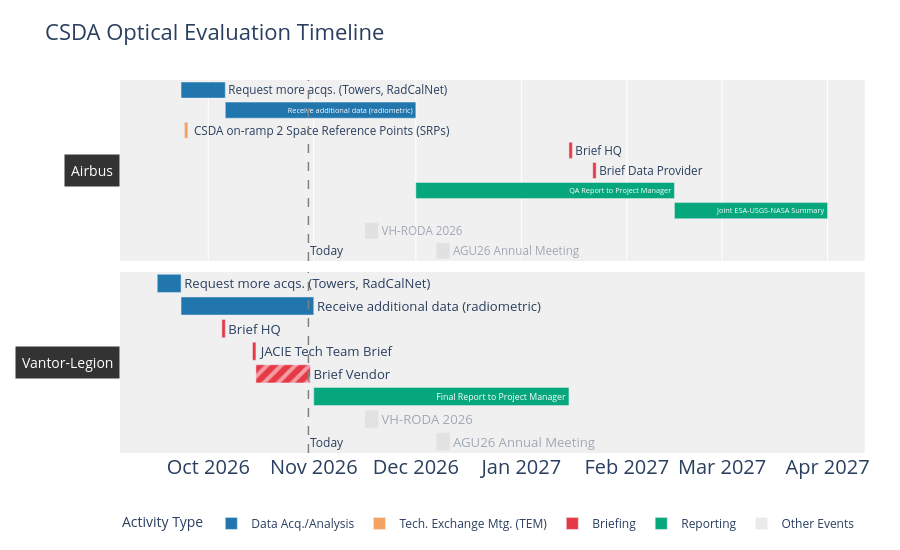

Notebook code for this chart:
### Code cell
# ── Other Events (appears in every evaluation panel) ─────────────────────────
other_events = [
    dict(Evaluation=ev, Task='VH-RODA 2026',
         Start='2026-11-16', Finish='2026-11-20', Type='Other Events',
         Notes='VH-RODA 2026 | Frascati, Italy',
         flag=None)
    for ev in evaluations_list
] + [
    dict(Evaluation=ev, Task='AGU26 Annual Meeting',
         Start='2026-12-07', Finish='2026-12-11', Type='Other Events',
         Notes='AGU26 Annual Meeting | Moscone Center, San Francisco, CA',
         flag=None)
    for ev in evaluations_list
]

tasks = [

    
    # ── Airbus ────────────────────────────────────────────────────────────────
    dict(Evaluation='Airbus', Task=' CSDA on-ramp 2 Space Reference Points (SRPs)',
     Start='2026-09-24', Finish='2026-09-24', Type='Tech. Exchange Mtg. (TEM)',
     Notes='3:00–4:30 PM | MS Teams | Airbus & CSDA TEM: sensor capabilities, cal/val, '
           'product offerings, file naming, metadata standards, spectral response, '
           'geolocation accuracy. Materials handled as CUI.',
     flag=None),
    dict(Evaluation='Airbus', Task='Request more acqs. (Towers, RadCalNet)',
         Start='2026-09-23', Finish='2026-10-06', Type='Data Acq./Analysis', flag=None,
         Notes='Request to data management for additional radiometric QA data; target finish (fine tune) 10/6/26'),
    dict(Evaluation='Airbus', Task='Receive additional data (radiometric)',
         Start='2026-10-06', Finish='2026-12-01', Type='Data Acq./Analysis', flag=None,
         Notes='Estimated receipt by 12/1/26'),
    dict(Evaluation='Airbus', Task='Brief HQ',
         Start='2027-01-15', Finish='2027-01-15', Type='Briefing', flag=None,
         Notes='Brief HQ 1/15/27'),
    dict(Evaluation='Airbus', Task='Brief Data Provider',
         Start='2027-01-22', Finish='2027-01-22', Type='Briefing', flag=None,
         Notes='Brief Airbus 1/22/27'),
    dict(Evaluation='Airbus', Task='QA Report to Project Manager',
         Start='2026-12-01', Finish='2027-02-15', Type='Reporting', flag=None,
         Notes='Quality Assessment Report to Project Manager; estimated 2/15/27'),
    dict(Evaluation='Airbus', Task='Joint ESA-USGS-NASA Summary',
         Start='2027-02-15', Finish='2027-04-01', Type='Reporting', flag=None,
         Notes='Target 4/1/27'),

    # ── Vantor-Legion ─────────────────────────────────────────────────────────
    dict(Evaluation='Vantor-Legion', Task='JACIE Tech Team Brief',
     Start='2026-10-14', Finish='2026-10-14', Type='Briefing', flag=None,
     Notes='NASA briefs Legion results at JACIE Tech Team virtual meeting (10/14/26)'),
    
    dict(Evaluation='Vantor-Legion', Task='Request more acqs. (Towers, RadCalNet)',
         Start='2026-09-16', Finish='2026-09-23', Type='Data Acq./Analysis', flag=None,
         Notes='Started 9/16/26; target finish 9/23/26'),
    dict(Evaluation='Vantor-Legion', Task='Receive additional data (radiometric)',
         Start='2026-09-23', Finish='2026-11-01', Type='Data Acq./Analysis', flag=None,
         Notes='Estimated receipt by 11/1/26'),
    dict(Evaluation='Vantor-Legion', Task='Brief HQ',
         Start='2026-10-05', Finish='2026-10-05', Type='Briefing', flag=None,
         Notes='Delayed due to data delays, vacations, and HQ availability. Invite Chris Neigh.'),
    dict(Evaluation='Vantor-Legion', Task='Brief Vendor',
         Start='2026-10-15', Finish='2026-10-31', Type='Briefing', flag='pending',
         Notes='Fritz to coordinate timing with Amy'),
    dict(Evaluation='Vantor-Legion', Task='Final Report to Project Manager',
         Start='2026-11-01', Finish='2027-01-15', Type='Reporting', flag=None,
         Notes='Estimated delivery 1/15/27'),
]

# ── Append other events ───────────────────────────────────────────────────────

tasks += other_events

df = pd.DataFrame(tasks)

# ── Datetime conversion ───────────────────────────────────────────────────────
df['Start']  = pd.to_datetime(df['Start'])
df['Finish'] = pd.to_datetime(df['Finish'])

# ── Make same-day entries visible ─────────────────────────────────────────────
mask = df['Start'] == df['Finish']
df.loc[mask, 'Finish'] = df.loc[mask, 'Start'] + pd.Timedelta(days=1)

# ── Pre-formatted date strings for hover ──────────────────────────────────────
df['Start_str']  = df['Start'].dt.strftime('%b %d, %Y')
df['Finish_str'] = df['Finish'].dt.strftime('%b %d, %Y')

df['Label']      = df['Evaluation'] + ' | ' + df['Task']
df['Evaluation'] = pd.Categorical(df['Evaluation'],
                                   categories=evaluations_list, ordered=True)

type_order = ['Data Acq./Analysis', 'Tech. Exchange Mtg. (TEM)', 'Briefing', 'Reporting', 'Other Events']
df['Type'] = pd.Categorical(df['Type'], categories=type_order, ordered=True)
df = df.sort_values(['Evaluation', 'Type', 'Start']).reset_index(drop=True)

# ── Color map ─────────────────────────────────────────────────────────────────
color_map = {
    'Data Acq./Analysis': '#457B9D',
    'Briefing':        '#E63946',
    'Reporting':       '#2A9D8F',
    'Other Events':    '#CCCCCC',
}
color_map = {
    'Data Acq./Analysis':        '#2176AE',   # cerulean blue     (~205° split-complement of red)
    'Tech. Exchange Mtg. (TEM)': '#F4A261',   # warm sandy orange (~30°  analogous to red, desaturated)
    'Briefing':                  '#E63946',   # red               (~355° anchor — unchanged)
    'Reporting':                 '#06A77D',   # emerald teal      (~165° split-complement of red)
    'Other Events':              '#CCCCCC',   # neutral gray      (unchanged)
}

# ── Plot ──────────────────────────────────────────────────────────────────────
fig = px.timeline(
    df,
    x_start    = 'Start',
    x_end      = 'Finish',
    y          = 'Task',
    color      = 'Type',
    facet_row  = 'Evaluation',
    text       = 'Task',
    color_discrete_map = color_map,
    title      = 'CSDA Optical Evaluation Timeline',
    hover_data = {
        'Task':       True,
        'Start':      False,
        'Finish':     False,
        'Start_str':  True,
        'Finish_str': True,
        'Type':       True,
        'Notes':      True,
        'flag':       False,    # ← used for pattern logic, not shown
        'Evaluation': False,
    },
    labels         = {'Task': '', 'Type': 'Activity Type'},
    category_orders = {'Type': type_order},
)

# ── Build yaxis → Evaluation mapping from facet layout ───────────────────────
# yaxis_to_eval = {}
# for i, ev in enumerate(evaluations_list):
#     key = 'y' if i == 0 else f'y{i + 1}'
#     yaxis_to_eval[key] = ev

# ── Dynamic version: Plotly assigns y-axes bottom-to-top, so reverse the list ─
yaxis_keys = ['y'] + [f'y{i+1}' for i in range(1, len(evaluations_list))]
yaxis_to_eval = dict(zip(yaxis_keys, reversed(evaluations_list)))
print(yaxis_to_eval)   # verify before using

# ── Apply diagonal hatch to 'pending' bars ────────────────────────────────────
for trace in fig.data:
    if trace.name == 'Other Events':
        trace.update(opacity=0.4)
        continue

    # ── Identify which Evaluation this trace belongs to ───────────────────────
    eval_name  = yaxis_to_eval.get(trace.yaxis, None)
    task_names = list(trace.y)
    patterns   = []

    for task in task_names:
        # ── Match on BOTH Task AND Evaluation to avoid cross-eval collisions ──
        match = df[(df['Task'] == task) & (df['Evaluation'] == eval_name)]

        if not match.empty and match.iloc[0]['flag'] == 'pending':
            patterns.append('/')
        else:
            patterns.append('')

    trace.update(
        marker = dict(
            pattern = dict(
                shape    = patterns,
                solidity = 0.4,
                fgcolor  = 'white',
            )
        )
    )

# ── Custom hover template ─────────────────────────────────────────────────────
fig.update_traces(
    hovertemplate = (
        '<b>%{y}</b><br>'
        'Start:  %{base|%b %d, %Y}<br>'
        'Finish: %{x|%b %d, %Y}<br>'
        'Type:   %{customdata[0]}<br>'
        '<i>%{customdata[1]}</i>'
        '<extra></extra>'
    ),
    textposition     = 'inside',
    insidetextanchor = 'middle',
    textfont         = dict(size=14, color='white'),
    selector         = dict(name__ne='Other Events'),  # ← don't override Other Events text
)

# ── Facet labels on left ──────────────────────────────────────────────────────
fig.for_each_annotation(lambda a: a.update(
    text      = a.text.split("=")[-1],
    font      = dict(size=14, color='white'),
    textangle = 0,
    bgcolor   = '#333333',
    borderpad = 6,
    x         = 0,
    xanchor   = 'right',
    xref      = 'paper',
))

fig.update_yaxes(
    autorange      = 'reversed',
    matches        = None,
    showticklabels = False,
)

# ── Today line ────────────────────────────────────────────────────────────────
today_ms = pd.Timestamp.today().value / 1e6
fig.add_vline(
    x                    = today_ms,
    line_dash            = 'dash',
    line_color           = 'gray',
    line_width           = 1.5,
    annotation_text      = 'Today',
    annotation_position  = 'bottom right',
    annotation_font_size = 12,
)

fig.update_layout(
    height       = 200 * len(evaluations_list) + 150,
    xaxis_title  = '',
    yaxis_title  = '',
    font         = dict(size=16),
    legend       = dict(orientation='h', y=-0.15, font=dict(size=12)),
    plot_bgcolor = '#f0f0f0',
    xaxis        = dict(
        showgrid    = True,
        gridcolor   = '#eeeeee',
        tickformat  = '%b %Y',
        dtick       = 'M1',
        tickfont    = dict(size=20),
    ),
    margin = dict(l=120, r=20, t=80, b=60),
)

fig.show()

### Figure 1 — Plotly figure (JSON) as saved in the notebook; plotly's stock layout.template omitted (floating-point values rounded to 4 significant figures)
{"data": [{"base": ["2026-09-23T00:00:00.000000000", "2026-10-06T00:00:00.000000000"], "customdata": [["Sep 23, 2026", "Oct 06, 2026", "Data Acq./Analysis", "Request to data management for additional radiometric QA data; target finish (fine tune) 10/6/26", null, "Airbus"], ["Oct 06, 2026", "Dec 01, 2026", "Data Acq./Analysis", "Estimated receipt by 12/1/26", null, "Airbus"]], "hovertemplate": "Activity Type=%{customdata[2]}<br>=%{text}<br>Start_str=%{customdata[0]}<br>Finish_str=%{customdata[1]}<br>Notes=%{customdata[3]}<extra></extra>", "legendgroup": "Data Acq./Analysis", "marker": {"color": "#2176AE", "pattern": {"fgcolor": "white", "shape": ["", ""], "solidity": 0.4}}, "name": "Data Acq./Analysis", "orientation": "h", "showlegend": true, "text": ["Request more acqs. (Towers, RadCalNet)", "Receive additional data (radiometric)"], "textposition": "auto", "type": "bar", "x": [1123200000, 4838400000], "xaxis": "x2", "y": ["Request more acqs. (Towers, RadCalNet)", "Receive additional data (radiometric)"], "yaxis": "y2"}, {"base": ["2026-09-16T00:00:00.000000000", "2026-09-23T00:00:00.000000000"], "customdata": [["Sep 16, 2026", "Sep 23, 2026", "Data Acq./Analysis", "Started 9/16/26; target finish 9/23/26", null, "Vantor-Legion"], ["Sep 23, 2026", "Nov 01, 2026", "Data Acq./Analysis", "Estimated receipt by 11/1/26", null, "Vantor-Legion"]], "hovertemplate": "Activity Type=%{customdata[2]}<br>=%{text}<br>Start_str=%{customdata[0]}<br>Finish_str=%{customdata[1]}<br>Notes=%{customdata[3]}<extra></extra>", "legendgroup": "Data Acq./Analysis", "marker": {"color": "#2176AE", "pattern": {"fgcolor": "white", "shape": ["", ""], "solidity": 0.4}}, "name": "Data Acq./Analysis", "orientation": "h", "showlegend": false, "text": ["Request more acqs. (Towers, RadCalNet)", "Receive additional data (radiometric)"], "textposition": "auto", "type": "bar", "x": [604800000, 3369600000], "xaxis": "x", "y": ["Request more acqs. (Towers, RadCalNet)", "Receive additional data (radiometric)"], "yaxis": "y"}, {"base": ["2026-09-24T00:00:00.000000000"], "customdata": [["Sep 24, 2026", "Sep 25, 2026", "Tech. Exchange Mtg. (TEM)", "3:00–4:30 PM | MS Teams | Airbus & CSDA TEM: sensor capabilities, cal/val, product offerings, file naming, metadata standards, spectral response, geolocation accuracy. Materials handled as CUI.", null, "Airbus"]], "hovertemplate": "Activity Type=%{customdata[2]}<br>=%{text}<br>Start_str=%{customdata[0]}<br>Finish_str=%{customdata[1]}<br>Notes=%{customdata[3]}<extra></extra>", "legendgroup": "Tech. Exchange Mtg. (TEM)", "marker": {"color": "#F4A261", "pattern": {"fgcolor": "white", "shape": [""], "solidity": 0.4}}, "name": "Tech. Exchange Mtg. (TEM)", "orientation": "h", "showlegend": true, "text": [" CSDA on-ramp 2 Space Reference Points (SRPs)"], "textposition": "auto", "type": "bar", "x": [86400000], "xaxis": "x2", "y": [" CSDA on-ramp 2 Space Reference Points (SRPs)"], "yaxis": "y2"}, {"base": ["2027-01-15T00:00:00.000000000", "2027-01-22T00:00:00.000000000"], "customdata": [["Jan 15, 2027", "Jan 16, 2027", "Briefing", "Brief HQ 1/15/27", null, "Airbus"], ["Jan 22, 2027", "Jan 23, 2027", "Briefing", "Brief Airbus 1/22/27", null, "Airbus"]], "hovertemplate": "Activity Type=%{customdata[2]}<br>=%{text}<br>Start_str=%{customdata[0]}<br>Finish_str=%{customdata[1]}<br>Notes=%{customdata[3]}<extra></extra>", "legendgroup": "Briefing", "marker": {"color": "#E63946", "pattern": {"fgcolor": "white", "shape": ["", ""], "solidity": 0.4}}, "name": "Briefing", "orientation": "h", "showlegend": true, "text": ["Brief HQ", "Brief Data Provider"], "textposition": "auto", "type": "bar", "x": [86400000, 86400000], "xaxis": "x2", "y": ["Brief HQ", "Brief Data Provider"], "yaxis": "y2"}, {"base": ["2026-10-05T00:00:00.000000000", "2026-10-14T00:00:00.000000000", "2026-10-15T00:00:00.000000000"], "customdata": [["Oct 05, 2026", "Oct 06, 2026", "Briefing", "Delayed due to data delays, vacations, and HQ availability. Invite Chris Neigh.", null, "Vantor-Legion"], ["Oct 14, 2026", "Oct 15, 2026", "Briefing", "NASA briefs Legion results at JACIE Tech Team virtual meeting (10/14/26)", null, "Vantor-Legion"], ["Oct 15, 2026", "Oct 31, 2026", "Briefing", "Fritz to coordinate timing with Amy", "pending", "Vantor-Legion"]], "hovertemplate": "Activity Type=%{customdata[2]}<br>=%{text}<br>Start_str=%{customdata[0]}<br>Finish_str=%{customdata[1]}<br>Notes=%{customdata[3]}<extra></extra>", "legendgroup": "Briefing", "marker": {"color": "#E63946", "pattern": {"fgcolor": "white", "shape": ["", "", "/"], "solidity": 0.4}}, "name": "Briefing", "orientation": "h", "showlegend": false, "text": ["Brief HQ", "JACIE Tech Team Brief", "Brief Vendor"], "textposition": "auto", "type": "bar", "x": [86400000, 86400000, 1382400000], "xaxis": "x", "y": ["Brief HQ", "JACIE Tech Team Brief", "Brief Vendor"], "yaxis": "y"}, {"base": ["2026-12-01T00:00:00.000000000", "2027-02-15T00:00:00.000000000"], "customdata": [["Dec 01, 2026", "Feb 15, 2027", "Reporting", "Quality Assessment Report to Project Manager; estimated 2/15/27", null, "Airbus"], ["Feb 15, 2027", "Apr 01, 2027", "Reporting", "Target 4/1/27", null, "Airbus"]], "hovertemplate": "Activity Type=%{customdata[2]}<br>=%{text}<br>Start_str=%{customdata[0]}<br>Finish_str=%{customdata[1]}<br>Notes=%{customdata[3]}<extra></extra>", "legendgroup": "Reporting", "marker": {"color": "#06A77D", "pattern": {"fgcolor": "white", "shape": ["", ""], "solidity": 0.4}}, "name": "Reporting", "orientation": "h", "showlegend": true, "text": ["QA Report to Project Manager", "Joint ESA-USGS-NASA Summary"], "textposition": "auto", "type": "bar", "x": [6566400000, 3888000000], "xaxis": "x2", "y": ["QA Report to Project Manager", "Joint ESA-USGS-NASA Summary"], "yaxis": "y2"}, {"base": ["2026-11-01T00:00:00.000000000"], "customdata": [["Nov 01, 2026", "Jan 15, 2027", "Reporting", "Estimated delivery 1/15/27", null, "Vantor-Legion"]], "hovertemplate": "Activity Type=%{customdata[2]}<br>=%{text}<br>Start_str=%{customdata[0]}<br>Finish_str=%{customdata[1]}<br>Notes=%{customdata[3]}<extra></extra>", "legendgroup": "Reporting", "marker": {"color": "#06A77D", "pattern": {"fgcolor": "white", "shape": [""], "solidity": 0.4}}, "name": "Reporting", "orientation": "h", "showlegend": false, "text": ["Final Report to Project Manager"], "textposition": "auto", "type": "bar", "x": [6480000000], "xaxis": "x", "y": ["Final Report to Project Manager"], "yaxis": "y"}, {"base": ["2026-11-16T00:00:00.000000000", "2026-12-07T00:00:00.000000000"], "customdata": [["Nov 16, 2026", "Nov 20, 2026", "Other Events", "VH-RODA 2026 | Frascati, Italy", null, "Airbus"], ["Dec 07, 2026", "Dec 11, 2026", "Other Events", "AGU26 Annual Meeting | Moscone Center, San Francisco, CA", null, "Airbus"]], "hovertemplate": "Activity Type=%{customdata[2]}<br>=%{text}<br>Start_str=%{customdata[0]}<br>Finish_str=%{customdata[1]}<br>Notes=%{customdata[3]}<extra></extra>", "legendgroup": "Other Events", "marker": {"color": "#CCCCCC", "pattern": {"shape": ""}}, "name": "Other Events", "opacity": 0.4, "orientation": "h", "showlegend": true, "text": ["VH-RODA 2026", "AGU26 Annual Meeting"], "textposition": "auto", "type": "bar", "x": [345600000, 345600000], "xaxis": "x2", "y": ["VH-RODA 2026", "AGU26 Annual Meeting"], "yaxis": "y2"}, {"base": ["2026-11-16T00:00:00.000000000", "2026-12-07T00:00:00.000000000"], "customdata": [["Nov 16, 2026", "Nov 20, 2026", "Other Events", "VH-RODA 2026 | Frascati, Italy", null, "Vantor-Legion"], ["Dec 07, 2026", "Dec 11, 2026", "Other Events", "AGU26 Annual Meeting | Moscone Center, San Francisco, CA", null, "Vantor-Legion"]], "hovertemplate": "Activity Type=%{customdata[2]}<br>=%{text}<br>Start_str=%{customdata[0]}<br>Finish_str=%{customdata[1]}<br>Notes=%{customdata[3]}<extra></extra>", "legendgroup": "Other Events", "marker": {"color": "#CCCCCC", "pattern": {"shape": ""}}, "name": "Other Events", "opacity": 0.4, "orientation": "h", "showlegend": false, "text": ["VH-RODA 2026", "AGU26 Annual Meeting"], "textposition": "auto", "type": "bar", "x": [345600000, 345600000], "xaxis": "x", "y": ["VH-RODA 2026", "AGU26 Annual Meeting"], "yaxis": "y"}], "layout": {"annotations": [{"bgcolor": "#333333", "borderpad": 6, "font": {"color": "white", "size": 14}, "showarrow": false, "text": "Vantor-Legion", "textangle": 0, "x": 0, "xanchor": "right", "xref": "paper", "y": 0.2425, "yanchor": "middle", "yref": "paper"}, {"bgcolor": "#333333", "borderpad": 6, "font": {"color": "white", "size": 14}, "showarrow": false, "text": "Airbus", "textangle": 0, "x": 0, "xanchor": "right", "xref": "paper", "y": 0.7575, "yanchor": "middle", "yref": "paper"}, {"font": {"size": 12}, "showarrow": false, "text": "Today", "x": 1793000000000.0, "xanchor": "left", "xref": "x", "y": 0, "yanchor": "bottom", "yref": "y domain"}, {"font": {"size": 12}, "showarrow": false, "text": "Today", "x": 1793000000000.0, "xanchor": "left", "xref": "x2", "y": 0, "yanchor": "bottom", "yref": "y2 domain"}], "barmode": "overlay", "font": {"size": 16}, "height": 550, "legend": {"font": {"size": 12}, "orientation": "h", "title": {"text": "Activity Type"}, "tracegroupgap": 0, "y": -0.15}, "margin": {"b": 60, "l": 120, "r": 20, "t": 80}, "plot_bgcolor": "#f0f0f0", "shapes": [{"line": {"color": "gray", "dash": "dash", "width": 1.5}, "type": "line", "x0": 1793000000000.0, "x1": 1793000000000.0, "xref": "x", "y0": 0, "y1": 1, "yref": "y domain"}, {"line": {"color": "gray", "dash": "dash", "width": 1.5}, "type": "line", "x0": 1793000000000.0, "x1": 1793000000000.0, "xref": "x2", "y0": 0, "y1": 1, "yref": "y2 domain"}], "title": {"text": "CSDA Optical Evaluation Timeline"}, "xaxis": {"anchor": "y", "domain": [0.0, 0.98], "dtick": "M1", "gridcolor": "#eeeeee", "showgrid": true, "tickfont": {"size": 20}, "tickformat": "%b %Y", "title": {"text": ""}, "type": "date"}, "xaxis2": {"anchor": "y2", "domain": [0.0, 0.98], "matches": "x", "showticklabels": false, "type": "date"}, "yaxis": {"anchor": "x", "autorange": "reversed", "domain": [0.0, 0.485], "showticklabels": false, "title": {"text": ""}}, "yaxis2": {"anchor": "x2", "autorange": "reversed", "domain": [0.515, 1.0], "showticklabels": false, "title": {"text": ""}}}}
